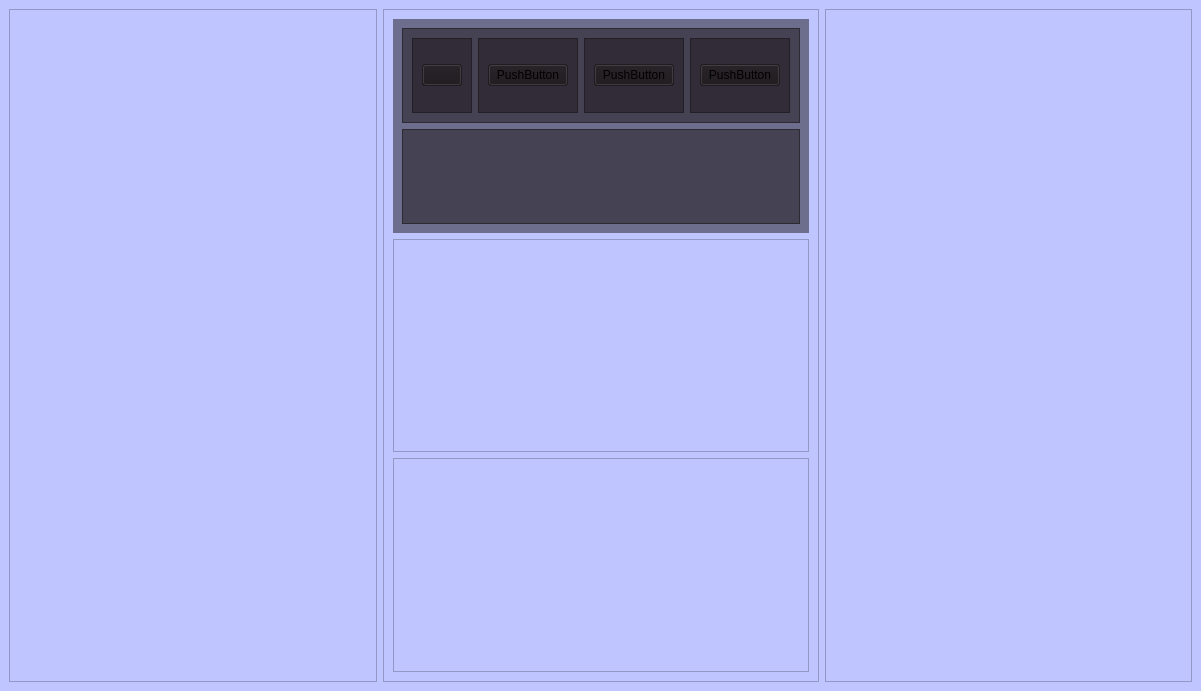
<?xml version="1.0" encoding="UTF-8"?>
<ui version="4.0">
 <class>MainWindow</class>
 <widget class="QMainWindow" name="MainWindow">
  <property name="geometry">
   <rect>
    <x>0</x>
    <y>0</y>
    <width>1201</width>
    <height>691</height>
   </rect>
  </property>
  <property name="windowTitle">
   <string>MainWindow</string>
  </property>
  <widget class="QWidget" name="centralwidget">
   <property name="styleSheet">
    <string notr="true">background-color: rgb(190, 197, 255);</string>
   </property>
   <layout class="QHBoxLayout" name="horizontalLayout">
    <item>
     <widget class="QFrame" name="frame">
      <property name="styleSheet">
       <string notr="true">background-image: url(D:\V2.0.0\Programme\qt\UI design\picture\backgroubd.png);</string>
      </property>
      <property name="frameShape">
       <enum>QFrame::StyledPanel</enum>
      </property>
      <property name="frameShadow">
       <enum>QFrame::Raised</enum>
      </property>
     </widget>
    </item>
    <item>
     <widget class="QFrame" name="frame_2">
      <property name="frameShape">
       <enum>QFrame::StyledPanel</enum>
      </property>
      <property name="frameShadow">
       <enum>QFrame::Raised</enum>
      </property>
      <layout class="QVBoxLayout" name="verticalLayout">
       <item>
        <widget class="QFrame" name="frame_4">
         <property name="styleSheet">
          <string notr="true">background-color:rgba(28, 23, 27, 0.5);
</string>
         </property>
         <property name="frameShape">
          <enum>QFrame::NoFrame</enum>
         </property>
         <property name="frameShadow">
          <enum>QFrame::Raised</enum>
         </property>
         <layout class="QVBoxLayout" name="verticalLayout_2">
          <item>
           <widget class="QFrame" name="frame_9">
            <property name="frameShape">
             <enum>QFrame::StyledPanel</enum>
            </property>
            <property name="frameShadow">
             <enum>QFrame::Raised</enum>
            </property>
            <layout class="QHBoxLayout" name="horizontalLayout_2">
             <item>
              <widget class="QFrame" name="frame_11">
               <property name="frameShape">
                <enum>QFrame::StyledPanel</enum>
               </property>
               <property name="frameShadow">
                <enum>QFrame::Raised</enum>
               </property>
               <layout class="QHBoxLayout" name="horizontalLayout_3">
                <item>
                 <widget class="QPushButton" name="pushButton">
                  <property name="styleSheet">
                   <string notr="true">background-color:rgba(28, 23, 27, 0.5);
</string>
                  </property>
                  <property name="text">
                   <string/>
                  </property>
                  <property name="icon">
                   <iconset>
                    <normaloff>picture/btnLamp2.png</normaloff>picture/btnLamp2.png</iconset>
                  </property>
                  <property name="iconSize">
                   <size>
                    <width>90</width>
                    <height>90</height>
                   </size>
                  </property>
                 </widget>
                </item>
               </layout>
              </widget>
             </item>
             <item>
              <widget class="QFrame" name="frame_10">
               <property name="frameShape">
                <enum>QFrame::StyledPanel</enum>
               </property>
               <property name="frameShadow">
                <enum>QFrame::Raised</enum>
               </property>
               <layout class="QHBoxLayout" name="horizontalLayout_4">
                <item>
                 <widget class="QPushButton" name="pushButton_2">
                  <property name="text">
                   <string>PushButton</string>
                  </property>
                 </widget>
                </item>
               </layout>
              </widget>
             </item>
             <item>
              <widget class="QFrame" name="frame_7">
               <property name="frameShape">
                <enum>QFrame::StyledPanel</enum>
               </property>
               <property name="frameShadow">
                <enum>QFrame::Raised</enum>
               </property>
               <layout class="QHBoxLayout" name="horizontalLayout_5">
                <item>
                 <widget class="QPushButton" name="pushButton_3">
                  <property name="text">
                   <string>PushButton</string>
                  </property>
                 </widget>
                </item>
               </layout>
              </widget>
             </item>
             <item>
              <widget class="QFrame" name="frame_12">
               <property name="frameShape">
                <enum>QFrame::StyledPanel</enum>
               </property>
               <property name="frameShadow">
                <enum>QFrame::Raised</enum>
               </property>
               <layout class="QHBoxLayout" name="horizontalLayout_6">
                <item>
                 <widget class="QPushButton" name="pushButton_4">
                  <property name="text">
                   <string>PushButton</string>
                  </property>
                 </widget>
                </item>
               </layout>
              </widget>
             </item>
            </layout>
           </widget>
          </item>
          <item>
           <widget class="QFrame" name="frame_8">
            <property name="frameShape">
             <enum>QFrame::StyledPanel</enum>
            </property>
            <property name="frameShadow">
             <enum>QFrame::Raised</enum>
            </property>
           </widget>
          </item>
         </layout>
        </widget>
       </item>
       <item>
        <widget class="QFrame" name="frame_5">
         <property name="frameShape">
          <enum>QFrame::StyledPanel</enum>
         </property>
         <property name="frameShadow">
          <enum>QFrame::Raised</enum>
         </property>
        </widget>
       </item>
       <item>
        <widget class="QFrame" name="frame_6">
         <property name="frameShape">
          <enum>QFrame::StyledPanel</enum>
         </property>
         <property name="frameShadow">
          <enum>QFrame::Raised</enum>
         </property>
        </widget>
       </item>
      </layout>
     </widget>
    </item>
    <item>
     <widget class="QFrame" name="frame_3">
      <property name="frameShape">
       <enum>QFrame::StyledPanel</enum>
      </property>
      <property name="frameShadow">
       <enum>QFrame::Raised</enum>
      </property>
     </widget>
    </item>
   </layout>
  </widget>
 </widget>
 <resources/>
 <connections/>
</ui>
